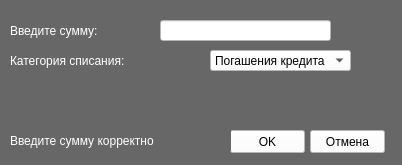
<?xml version="1.0" encoding="UTF-8"?>
<ui version="4.0">
 <class>Form</class>
 <widget class="QWidget" name="Form">
  <property name="geometry">
   <rect>
    <x>0</x>
    <y>0</y>
    <width>402</width>
    <height>165</height>
   </rect>
  </property>
  <property name="windowTitle">
   <string>Form</string>
  </property>
  <property name="styleSheet">
   <string notr="true">background-color: rgb(103, 103, 103);</string>
  </property>
  <widget class="QLabel" name="label">
   <property name="geometry">
    <rect>
     <x>10</x>
     <y>20</y>
     <width>151</width>
     <height>21</height>
    </rect>
   </property>
   <property name="styleSheet">
    <string notr="true">color: rgb(255, 255, 255);
font: 75 italic 16pt &quot;Calibri&quot;;</string>
   </property>
   <property name="text">
    <string>Введите сумму:</string>
   </property>
  </widget>
  <widget class="QLineEdit" name="lineEdit">
   <property name="geometry">
    <rect>
     <x>160</x>
     <y>20</y>
     <width>171</width>
     <height>21</height>
    </rect>
   </property>
   <property name="styleSheet">
    <string notr="true">background-color: rgb(255, 255, 255);</string>
   </property>
  </widget>
  <widget class="QLabel" name="label_2">
   <property name="geometry">
    <rect>
     <x>10</x>
     <y>50</y>
     <width>201</width>
     <height>21</height>
    </rect>
   </property>
   <property name="styleSheet">
    <string notr="true">color: rgb(255, 255, 255);
font: 75 italic 16pt &quot;Calibri&quot;;</string>
   </property>
   <property name="text">
    <string>Категория списания:</string>
   </property>
  </widget>
  <widget class="QComboBox" name="comboBox">
   <property name="geometry">
    <rect>
     <x>210</x>
     <y>50</y>
     <width>141</width>
     <height>21</height>
    </rect>
   </property>
   <property name="styleSheet">
    <string notr="true">background-color: rgb(255, 255, 255);</string>
   </property>
   <item>
    <property name="text">
     <string>Погашения кредита</string>
    </property>
   </item>
   <item>
    <property name="text">
     <string>Оплата за проезд</string>
    </property>
   </item>
   <item>
    <property name="text">
     <string>Покупка товара</string>
    </property>
   </item>
   <item>
    <property name="text">
     <string>Оплата налогов</string>
    </property>
   </item>
  </widget>
  <widget class="QPushButton" name="pushButton">
   <property name="geometry">
    <rect>
     <x>230</x>
     <y>130</y>
     <width>75</width>
     <height>23</height>
    </rect>
   </property>
   <property name="styleSheet">
    <string notr="true">background-color: rgb(255, 255, 255);</string>
   </property>
   <property name="text">
    <string>ОK</string>
   </property>
  </widget>
  <widget class="QPushButton" name="pushButton_2">
   <property name="geometry">
    <rect>
     <x>310</x>
     <y>130</y>
     <width>75</width>
     <height>23</height>
    </rect>
   </property>
   <property name="styleSheet">
    <string notr="true">background-color: rgb(255, 255, 255);</string>
   </property>
   <property name="text">
    <string>Отмена</string>
   </property>
  </widget>
  <widget class="QLabel" name="label_3">
   <property name="geometry">
    <rect>
     <x>10</x>
     <y>130</y>
     <width>221</width>
     <height>21</height>
    </rect>
   </property>
   <property name="styleSheet">
    <string notr="true">color: rgb(255, 255, 255);
font: 14pt &quot;Times New Roman&quot;;</string>
   </property>
   <property name="text">
    <string>Введите сумму корректно</string>
   </property>
  </widget>
 </widget>
 <resources/>
 <connections/>
</ui>
